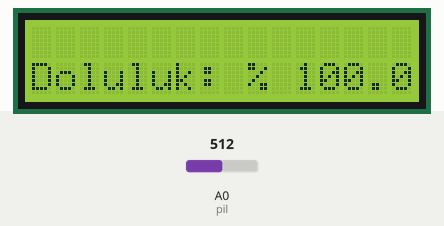
Recording of a sketch running on a simulated Arduino Uno, built with avr-gcc and run on an emulated ATmega328P. Shown: 16×2 character LCD. Inputs (shaded band) come from the test bench; at power-on: A0 (pil) = 512. What the sketch prints to the serial monitor is not drawn.

Above: at 1.2 s.
1.3 s: A0 (pil) set to 328
At 3.2 s:
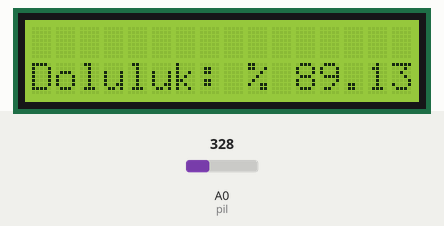
3.5 s: A0 (pil) set to 306
At 5.2 s:
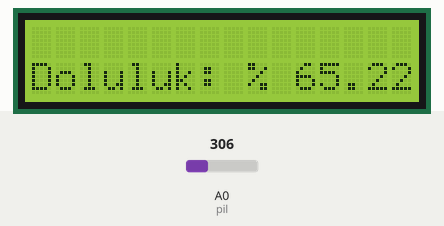
5.5 s: A0 (pil) set to 236
At 7.4 s:
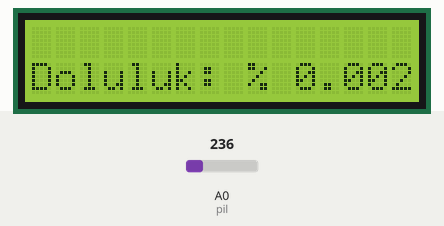
Timing chart, 0 to 8.9 s (numbered marks = the images above; inputs shaded):
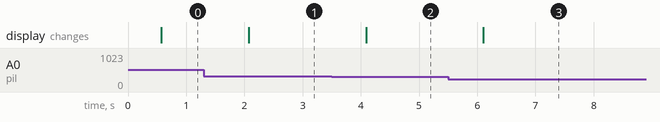

Measured:
- after the input at 1.3 s, the display: changes after 0.78 s (image 1)
- after the input at 3.5 s, the display: changes after 0.59 s (image 2)
- after the input at 5.5 s, the display: changes after 0.60 s (image 3)

The sketch:

Code.ino
```cpp
#include <LiquidCrystal.h>
int rs=12, en=11, d4=5, d5=4, d6=3, d7=2;//LCD ekran pinleri tanımı.
LiquidCrystal lcd(rs, en, d4, d5, d6, d7);
#define pil A0
//338 max - 1.65 V
//246 min - 1.2 V
int gerilim = 0;
int min = 246;
float yuzde = 0;
float deger = 0;
void setup()
{
  lcd.begin(16,2); //Ekran boyutu tanımı.
  Serial.begin(9600);
  lcd.clear();
}

void loop()
{
  gerilim = analogRead(pil);
  if(gerilim >= 338)
  gerilim = 338;

  if(gerilim <= 246)
  gerilim = 246;

  yuzde = gerilim - min;
  deger = (100.00/92.00) * yuzde;
  delay(500);
  lcd.setCursor(0,1);
  lcd.print("Doluluk: % ");
  lcd.print(deger);
  Serial.println(deger);
}
```
